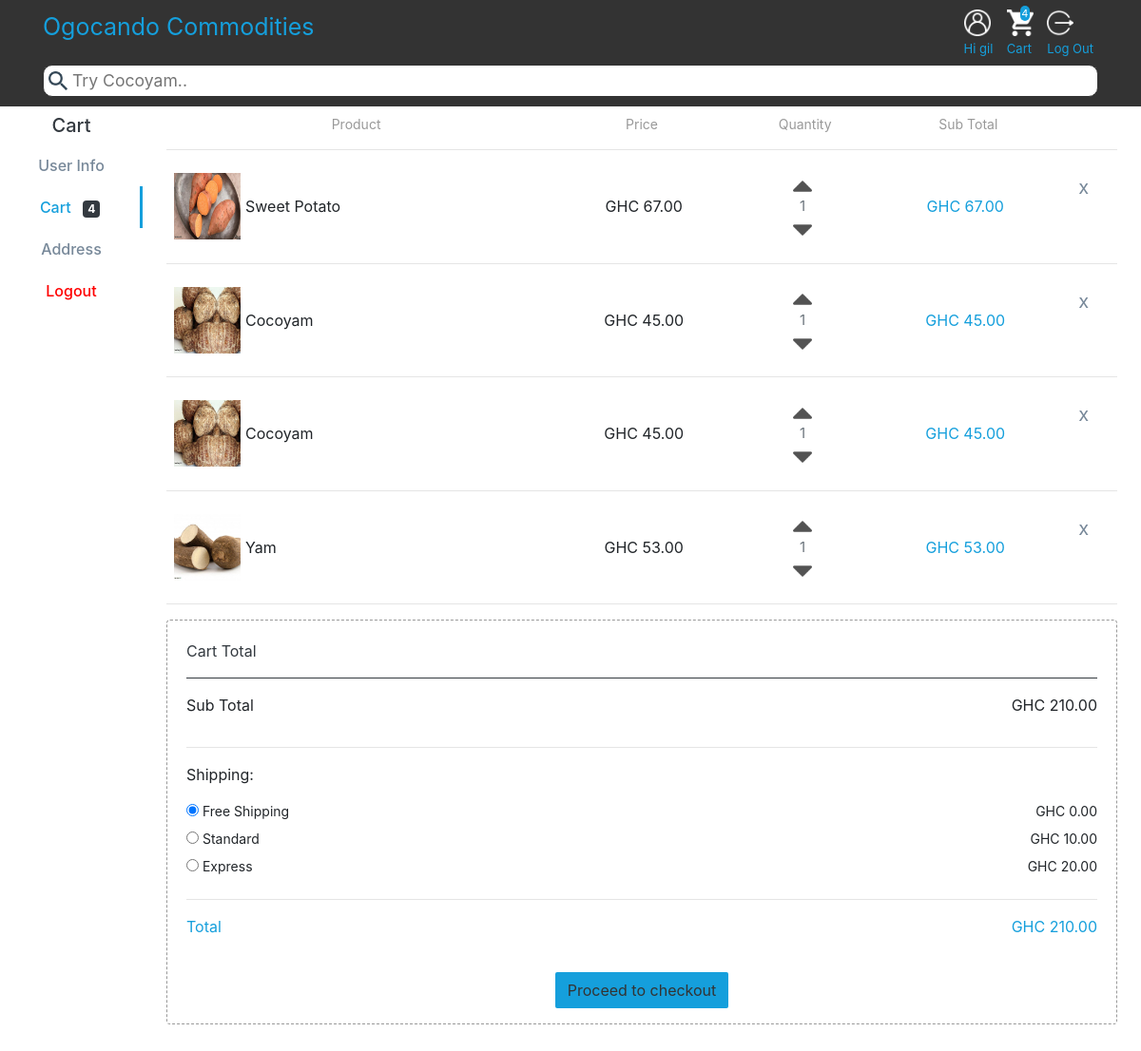
The app's page /cart/ (signed in) with its own data.
### app/models.py (models this page shows, shortened)
class CartItems(models.Model):
    cart = models.ForeignKey(Cart,on_delete = models.CASCADE)
    product = models.ForeignKey(Product,on_delete = models.CASCADE)
    quantity = models.SmallIntegerField(default = 1)
    def __str__(self):
        return f"{self.product.name} in {self.cart.user.username}'s Cart"

class Product(models.Model):
    name = models.CharField(max_length = 100)
    price = models.DecimalField(max_digits = 1000,decimal_places =2)
    description = models.TextField(max_length = 500)
    image1 = models.ImageField(upload_to = 'product_images/')
    image2 = models.ImageField(upload_to = 'product_images/',default = 'default.png')
    image3 = models.ImageField(upload_to = 'product_images/',default = 'default.png')

### app/views.py (the view, shortened to what this page needs)
# urls.py: path('cart/',app_views.CartView.as_view(),name = 'cart'),
class CartView(generic.ListView):
    template_name = 'app/cart.html'
    context_object_name = 'cart'
    def get_queryset(self,*args,**kwargs):
        if self.request.user.is_authenticated:
            return self.request.user.cart.cartitems_set.all()
    def get_context_data(self,*args,**kwargs):
        context = super().get_context_data(*args,**kwargs)
        important_info(self,context)
        context.pop('object_list')
        context.pop('cart_items')
        print(context)
        return context

### app/views.py (called while the page is built)
def important_info(inst,context):
    context['cart_items_count'] = inst.request.user.cart.cartitems_set.count() if inst.request.user.is_authenticated else inst.request.COOKIES.get('cart_count') if inst.request.COOKIES.get('cart_count') else 0
    context['cart_items'] = [item.product.name for item in inst.request.user.cart.cartitems_set.all()] if inst.request.user.is_authenticated else [value for key,value in inst.request.COOKIES.items() if key.startswith('product_name')]

### app/templates/app/cart.html (shortened to what this page needs)
{% extends 'app/base.html' %}
{% load static %}
{% block content %}
    <div id="wrapper" style = 'margin-top: 120px;'>
        <div id="side-menu">
            <h5 class="text-center text-dark">Cart</h5>
            <a href="{% url 'user:profile' %}">User Info</a>
            <a href="{% url 'app:cart' %}" id="active">Cart &nbsp; <span class="badge badge-dark">{{ cart_items_count }}</span></a>
            <a href="">Address</a>
            <a href="{% url 'user:logout' %}">Logout</a>
        </div>
        <div id="main-menu">
            {% if user.is_authenticated %}
                {% if cart %}
                   <div class="container-md">
                        <div id="cart-titles" class="row">
                            <div class="col-5">Product</div>
                            <div class="col-2">Price</div>
                            <div class="col-2">Quantity</div>
                            <div class="col-2">Sub Total</div>
                            <div class="col-1"></div>
                        </div><hr/>
                        {% for cart_item in cart %}
                            <div class="row cart-item p-2">
                                <div class="col-md-5">
                                   <div id = 'divider'>
                                       <img width="70px" src="{{cart_item.product.image1.url}}" alt="">
                                        <span>{{ cart_item.product.name }}</span>
                                   </div>
                                </div>
                                <div class="col-md-2 mt-2 mt-md-0 price d-flex align-items-center justify-content-center" style="font-size: 16px;">&nbsp;GHC {{ cart_item.product.price }}</div>
                                <div class="col-md-2 mt-2 mt-md-0" id="qty-container">
                                    <p class="text-muted m-auto">
                                        <img width="20px" src="{% static 'app/images/arrowUp.png' %}" class="increase" alt="">
                                        <span id="{{cart_item.id}}" class = 'qty'>{{ cart_item.quantity }}</span>
                                        <img class = 'decrease' src="{% static 'app/images/arrowDown.png' %}" width="20px"></img>
                                    </p>
                                </div>
                                <div class="col-md-2 mt-2 mt-md-0 subtotal  d-flex align-items-center justify-content-center" style="font-size: 16px;color: #159fdc;text-align: center;">&nbsp;GHC {{ cart_item.product.price }}</div>
                                <div class="col-md-1 delete order-1">x</div>
                            </div><hr/>
                        {% endfor %}
                        <div class="card mb-5" id = 'cart-total' style="border: thin dashed #999;">
                            <div class="card-body">
                                <p class="text-dark">Cart Total</p>
                                <hr class = 'border-dark'/>
                                <div class = 'sep'>
                                    <p>Sub Total</p>
                                    <p id="cart-subtotal">GHC 160</p>
                                </div>
                                <hr/>
                                <p>Shipping:</p>
                                <div class="sep">
                                    <div>
                                        <input type="radio" id="free" checked name="shipping" value="GHC 0.00">
                                        <label for="free">Free Shipping</label>
                                    </div>
                                    <span>GHC 0.00</span>
                                </div>
                                <div class="sep">
                                    <div>
                                        <input type="radio" id="standard" name="shipping" value="GHC 10.00">
                                        <label for = 'standard'>Standard</label>
                                    </div>
                                    <span>GHC 10.00</span>
                                </div>
                                <div class="sep">
                                    <div>
                                        <input type="radio" id="express" name="shipping" value="GHC 20.00">
                                        <label for="express">Express</label>
                                    </div>
                                    <span>GHC 20.00</span>
                                </div>
                                <hr/>
                                <div class="sep">
                                    <p>Total</p>
                                    <p id = 'total'>GHC 160</p>
                                </div>
                            </div>
                            <div style="margin: auto; ">
                                <a href="{% url 'app:checkout' %}" class="btn btn-block mb-3">Proceed to checkout</a>
                            </div>
                        </div>
                    </div>
               {% endif %}
            {% endif %}
        </div>
    </div>
{% endblock %}

### app/templates/app/base.html (shortened to what this page needs)
{% load static %}
<!DOCTYPE html>
<html lang="en">
<head>
    <link rel="stylesheet" href="{% static 'app\bootstrap.min.css' %}">
</head>
<body>
    <nav>
        <div class="container-md">
            <a href="{% url 'app:home' %}">Ogocando Commodities</a>
            <div id="options">
                {% if user.is_authenticated %}
                    <div>
                      <a href="{% url 'user:profile' %}">
                          <img width="28px" src="{% static 'app/images/user-hover.png' %}" alt=""><br/>
                           Hi {{ user.username }}
                      </a>
                   </div>
                {% endif%}
               <div id="cart">
                  <a href="{% url 'app:cart' %}">
                      <img width="28px" src="{% static 'app/images/cart-hover.png' %}" alt=""><br/>
                       <span>{{ cart_items_count }}</span>
                       Cart
                  </a>
               </div>
               {% if user.is_authenticated %}
                   <div>
                      <a href="{% url 'user:logout' %}">
                          <img width="28px" src="{% static 'app/images/logout.png' %}" alt=""><br/>
                           Log Out
                      </a>
                   </div>
               {% endif %}
            </div>
            <div id="search-container">
                <input id="search" type="text" name="search" placeholder="Try Cocoyam..">
            </div>
        </div>
    </nav>
    {% block content %}
    {% endblock %}
</body>
</html>

### app/templates/app/cart.html (style rules this page uses)
#main-menu { width: calc(100% - 170px); margin: auto; display: inline-block; position: relative; left: 160px; }
#qty-container > p { padding: 0px; user-select: none; text-align: center; }
#qty-container > p > span { display: block; font-size: 15px; }
#qty-container > p > img { cursor: pointer; }
.delete { font-size: 20px; text-align: center; color: lightslategray; cursor: pointer; }
#divider { display: grid; grid-template-columns: 70px 1fr; grid-gap: 5px; align-items: center; }
#cart-titles > div { text-align: center; color: #999; font-weight: 400; font-size: 14px; }
.sep { display: grid; grid-template-columns: 2fr 1fr }
.sep > *:nth-child(2) { text-align: right; }
.sep:last-child { color: #159fdc; }
.sep > div { font-size: 14px; }
.sep > span { font-size: 14px; }
.card > div:last-child > a { color: #333333; background: #159fdc; transition: all .2s ease-in-out; border-radius: 2px; }
#side-menu { width: 150px; position: fixed; height: 100vh; left: 0px; top: 120px; }
#side-menu a { display: block; text-align: center; padding: 10px 0px; color: lightslategray; font-weight: 500; }
#side-menu #active { border-right: medium solid #159fdc; color: #159fdc; }
#side-menu > a:last-child { color: red; }

### records on screen
CartItems: product.image1 (picture), product.name "Sweet Potato", product.price "67.00", quantity "1"
CartItems: product.image1 (picture), product.name "Cocoyam", product.price "45.00", quantity "1"
CartItems: product.image1 (picture), product.name "Cocoyam", product.price "45.00", quantity "1"
CartItems: product.image1 (picture), product.name "Yam", product.price "53.00", quantity "1"

### other values on screen
{{ user.username }} "gil"
{{ cart_items_count }} "4"
